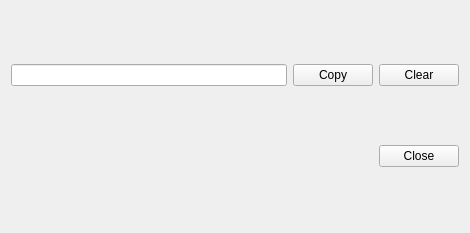
<?xml version="1.0" encoding="UTF-8"?>
<ui version="4.0">
 <class>PasswordCharacterPickerWidget</class>
 <widget class="QWidget" name="PasswordCharacterPickerWidget">
  <property name="geometry">
   <rect>
    <x>0</x>
    <y>0</y>
    <width>470</width>
    <height>233</height>
   </rect>
  </property>
  <property name="sizePolicy">
   <sizepolicy hsizetype="MinimumExpanding" vsizetype="MinimumExpanding">
    <horstretch>0</horstretch>
    <verstretch>0</verstretch>
   </sizepolicy>
  </property>
  <property name="windowTitle">
   <string>Character Picker</string>
  </property>
  <layout class="QVBoxLayout" name="verticalLayout">
   <item>
    <layout class="QHBoxLayout" name="horizontalLayout_4">
     <item>
      <layout class="QHBoxLayout" name="numberContainer">
       <property name="spacing">
        <number>6</number>
       </property>
       <property name="sizeConstraint">
        <enum>QLayout::SetDefaultConstraint</enum>
       </property>
      </layout>
     </item>
    </layout>
   </item>
   <item>
    <layout class="QHBoxLayout" name="horizontalLayout_5">
     <item>
      <widget class="QLineEdit" name="passwordLine">
       <property name="readOnly">
        <bool>true</bool>
       </property>
       <property name="clearButtonEnabled">
        <bool>false</bool>
       </property>
      </widget>
     </item>
     <item>
      <widget class="QPushButton" name="buttonCopy">
       <property name="text">
        <string>Copy</string>
       </property>
      </widget>
     </item>
     <item>
      <widget class="QPushButton" name="buttonClear">
       <property name="text">
        <string>Clear</string>
       </property>
      </widget>
     </item>
    </layout>
   </item>
   <item>
    <layout class="QHBoxLayout" name="horizontalLayout">
     <property name="sizeConstraint">
      <enum>QLayout::SetDefaultConstraint</enum>
     </property>
     <item>
      <spacer name="horizontalSpacer">
       <property name="orientation">
        <enum>Qt::Horizontal</enum>
       </property>
       <property name="sizeHint" stdset="0">
        <size>
         <width>40</width>
         <height>20</height>
        </size>
       </property>
      </spacer>
     </item>
     <item>
      <widget class="QPushButton" name="buttonClose">
       <property name="text">
        <string>Close</string>
       </property>
      </widget>
     </item>
    </layout>
   </item>
  </layout>
 </widget>
 <resources/>
 <connections/>
</ui>
